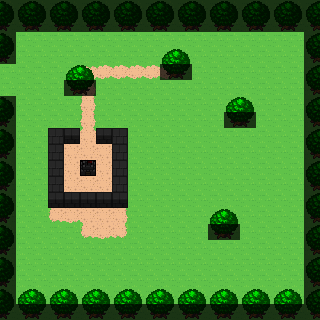

Below is a game level as drawn by its tile map, then a one-line description and the .tmx file that defines it, in full:
An orthogonal 20x20 tile map with 16x16 px tiles, 4 tile layers (タイル・レイヤー1, タイル・レイヤー 2, foreground, collision), 2 tilesets and 2 objects (enterPoint1, goMap0).

<map version="1.0" orientation="orthogonal" renderorder="right-down" width="20" height="20" tilewidth="16" tileheight="16" nextobjectid="5">
 <tileset firstgid="1" name="map1" tilewidth="16" tileheight="16" tilecount="640" columns="20">
  <image source="map1.png" width="320" height="512" />
 </tileset>
 <tileset firstgid="641" name="pad" tilewidth="16" tileheight="16" tilecount="72" columns="12">
  <image source="pad.png" width="200" height="100" />
 </tileset>
 <layer name="タイル・レイヤー1" width="20" height="20">
  <data encoding="csv">
323,323,323,323,323,323,323,323,323,323,323,323,323,323,323,323,323,323,323,323,
323,323,323,323,323,323,323,323,323,323,323,323,323,323,323,323,323,323,323,323,
323,323,323,323,323,323,323,323,323,323,323,323,323,323,323,323,323,323,323,323,
323,323,323,323,323,323,323,323,323,323,323,323,323,323,323,323,323,323,323,323,
323,323,323,323,323,21,2,2,2,2,3,323,323,323,323,323,323,323,323,323,
323,323,323,323,323,44,323,323,323,323,323,323,323,323,323,323,323,323,323,323,
323,323,323,323,323,44,323,323,323,323,323,323,323,323,323,323,323,323,323,323,
323,323,323,323,323,44,323,323,323,323,323,323,323,323,323,323,323,323,323,323,
323,323,323,322,342,29,342,322,323,323,323,323,323,323,323,323,323,323,323,323,
323,323,323,322,46,46,46,322,323,323,323,323,323,323,323,323,323,323,323,323,
323,323,323,322,46,501,46,322,323,323,323,323,323,323,323,323,323,323,323,323,
323,323,323,322,46,46,46,322,323,323,323,323,323,323,323,323,323,323,323,323,
323,323,323,342,342,342,342,342,323,323,323,323,323,323,323,323,323,323,323,323,
323,323,323,65,66,8,46,47,323,323,323,323,323,323,323,323,323,323,323,323,
323,323,323,323,323,65,66,67,323,323,323,323,323,323,323,323,323,323,323,323,
323,323,323,323,323,323,323,323,323,323,323,323,323,323,323,323,323,323,323,323,
323,323,323,323,323,323,323,323,323,323,323,323,323,323,323,323,323,323,323,323,
323,323,323,323,323,323,323,323,323,323,323,323,323,323,323,323,323,323,323,323,
323,323,323,323,323,323,323,323,323,323,323,323,323,323,323,323,323,323,323,323,
323,323,323,323,323,323,323,323,323,323,323,323,323,323,323,323,323,323,323,323
</data>
 </layer>
 <layer name="タイル・レイヤー 2" width="20" height="20">
  <data encoding="csv">
463,462,463,462,463,462,463,462,463,462,463,462,463,462,463,462,463,462,463,462,
483,482,483,482,483,482,483,482,483,482,483,482,483,482,483,482,483,482,483,482,
463,0,0,0,0,0,0,0,0,0,0,0,0,0,0,0,0,0,0,462,
483,0,0,0,0,0,0,0,0,0,0,0,0,0,0,0,0,0,0,482,
0,0,0,0,0,0,0,0,0,0,482,483,0,0,0,0,0,0,0,462,
0,0,0,0,482,483,0,0,0,0,0,0,0,0,0,0,0,0,0,482,
463,0,0,0,0,0,0,0,0,0,0,0,0,0,0,0,0,0,0,462,
483,0,0,0,0,0,0,0,0,0,0,0,0,0,482,483,0,0,0,482,
463,0,0,0,0,0,0,0,0,0,0,0,0,0,0,0,0,0,0,462,
483,0,0,0,0,0,0,0,0,0,0,0,0,0,0,0,0,0,0,482,
463,0,0,0,0,0,0,0,0,0,0,0,0,0,0,0,0,0,0,462,
483,0,0,0,0,0,0,0,0,0,0,0,0,0,0,0,0,0,0,482,
463,0,0,0,0,0,0,0,0,0,0,0,0,0,0,0,0,0,0,462,
483,0,0,0,0,0,0,0,0,0,0,0,0,0,0,0,0,0,0,482,
463,0,0,0,0,0,0,0,0,0,0,0,0,482,483,0,0,0,0,462,
483,0,0,0,0,0,0,0,0,0,0,0,0,0,0,0,0,0,0,482,
463,0,0,0,0,0,0,0,0,0,0,0,0,0,0,0,0,0,0,462,
483,0,0,0,0,0,0,0,0,0,0,0,0,0,0,0,0,0,0,482,
463,0,0,0,0,0,0,0,0,0,0,0,0,0,0,0,0,0,0,462,
483,482,483,482,483,482,483,482,483,482,483,482,483,482,483,482,483,482,483,482
</data>
 </layer>
 <layer name="foreground" width="20" height="20">
  <data encoding="csv">
0,0,0,0,0,0,0,0,0,0,0,0,0,0,0,0,0,0,0,0,
0,0,0,0,0,0,0,0,0,0,0,0,0,0,0,0,0,0,0,0,
0,0,0,0,0,0,0,0,0,0,0,0,0,0,0,0,0,0,0,0,
0,0,0,0,0,0,0,0,0,0,462,463,0,0,0,0,0,0,0,0,
0,0,0,0,462,463,0,0,0,0,0,0,0,0,0,0,0,0,0,0,
0,0,0,0,0,0,0,0,0,0,0,0,0,0,0,0,0,0,0,0,
0,0,0,0,0,0,0,0,0,0,0,0,0,0,462,463,0,0,0,0,
0,0,0,0,0,0,0,0,0,0,0,0,0,0,0,0,0,0,0,0,
0,0,0,0,0,0,0,0,0,0,0,0,0,0,0,0,0,0,0,0,
0,0,0,0,0,0,0,0,0,0,0,0,0,0,0,0,0,0,0,0,
0,0,0,0,0,0,0,0,0,0,0,0,0,0,0,0,0,0,0,0,
0,0,0,0,0,0,0,0,0,0,0,0,0,0,0,0,0,0,0,0,
0,0,0,0,0,0,0,0,0,0,0,0,0,0,0,0,0,0,0,0,
0,0,0,0,0,0,0,0,0,0,0,0,0,462,463,0,0,0,0,0,
0,0,0,0,0,0,0,0,0,0,0,0,0,0,0,0,0,0,0,0,
0,0,0,0,0,0,0,0,0,0,0,0,0,0,0,0,0,0,0,0,
0,0,0,0,0,0,0,0,0,0,0,0,0,0,0,0,0,0,0,0,
0,0,0,0,0,0,0,0,0,0,0,0,0,0,0,0,0,0,0,0,
0,462,463,462,463,462,463,462,463,462,463,462,463,462,463,462,463,462,463,0,
0,0,0,0,0,0,0,0,0,0,0,0,0,0,0,0,0,0,0,0
</data>
 </layer>
 <layer name="collision" width="20" height="20" opacity="0.73">
  <data encoding="csv">
59,59,59,59,59,59,59,59,59,59,59,59,59,59,59,59,59,59,59,59,
59,59,59,59,59,59,59,59,59,59,59,59,59,59,59,59,59,59,59,59,
59,0,0,0,0,0,0,0,0,0,0,0,0,0,0,0,0,0,0,59,
59,0,0,0,0,0,0,0,0,0,0,0,0,0,0,0,0,0,0,59,
0,0,0,0,0,0,0,0,0,0,59,59,0,0,0,0,0,0,0,59,
0,0,0,0,59,59,0,0,0,0,0,0,0,0,0,0,0,0,0,59,
59,0,0,0,0,0,0,0,0,0,0,0,0,0,0,0,0,0,0,59,
59,0,0,0,0,0,0,0,0,0,0,0,0,0,59,59,0,0,0,59,
59,0,0,59,59,0,59,59,0,0,0,0,0,0,0,0,0,0,0,59,
59,0,0,59,0,0,0,59,0,0,0,0,0,0,0,0,0,0,0,59,
59,0,0,59,0,59,0,59,0,0,0,0,0,0,0,0,0,0,0,59,
59,0,0,59,0,0,0,59,0,0,0,0,0,0,0,0,0,0,0,59,
59,0,0,59,59,59,59,59,0,0,0,0,0,0,0,0,0,0,0,59,
59,0,0,0,0,0,0,0,0,0,0,0,0,0,0,0,0,0,0,59,
59,0,0,0,0,0,0,0,0,0,0,0,0,59,59,0,0,0,0,59,
59,0,0,0,0,0,0,0,0,0,0,0,0,0,0,0,0,0,0,59,
59,0,0,0,0,0,0,0,0,0,0,0,0,0,0,0,0,0,0,59,
59,0,0,0,0,0,0,0,0,0,0,0,0,0,0,0,0,0,0,59,
59,0,0,0,0,0,0,0,0,0,0,0,0,0,0,0,0,0,0,59,
59,59,59,59,59,59,59,59,59,59,59,59,59,59,59,59,59,59,59,59
</data>
 </layer>
 <objectgroup name="オブジェクト・レイヤー 1">
  <object id="1" name="enterPoint1" x="16" y="64" width="16" height="16" />
 </objectgroup>
 <objectgroup name="オブジェクト・レイヤー 2">
  <object id="4" name="goMap0" x="0" y="64" width="16" height="16" />
 </objectgroup>
</map>
